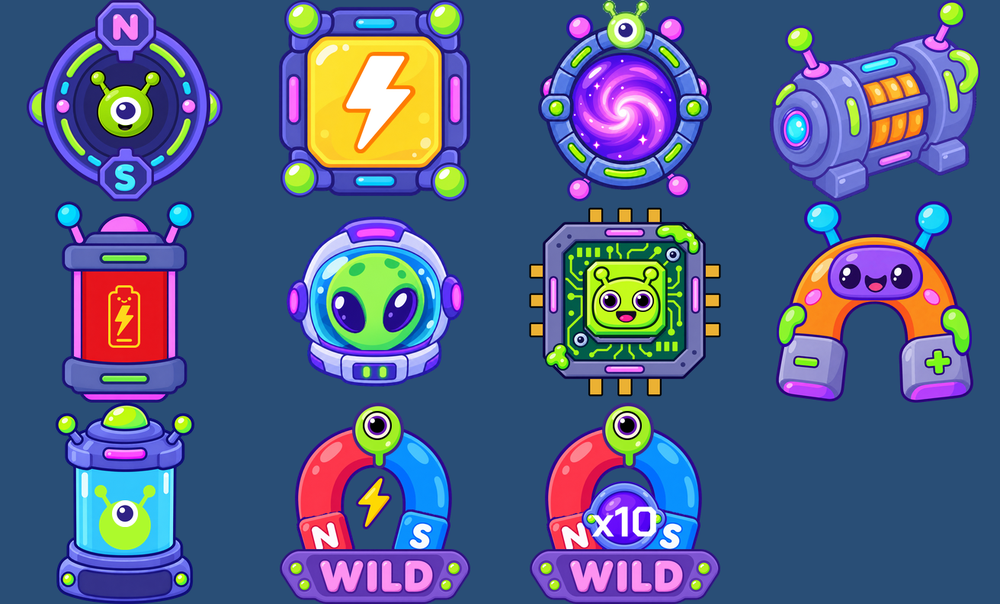
#> input picture apps/magnetic-2/art-src/verify_paytable_symbols.png, 1000 x 604 px, shrunk from 1312 x 792 before the run
$ python measure-win-board-bay.py ../art-src/verify_paytable_symbols.png
#> lines starting #> are read from the running program, lines starting #| are printed output that depends on the picture
#!/usr/bin/env python3
"""Measure the amount-plaque BAY of each win board art.

The bay is the flat dark region between the plaque's bright top rail and its bottom
ornament — the slot the win amount sits in. WinBoard.svelte drives BOTH the amount's
position and its font size from these numbers (TIER_BAY), so re-run this whenever the
board art is re-exported and paste the output into that table.

Detection: within the lower half of the art, find the longest contiguous run of rows
whose 95th-percentile luminance (over the central 36% of the width) stays below the
rail threshold. Percentile rather than mean because the bay carries a faint texture
and a coloured wash — only the metal rails are actually bright.

    python3 scripts/measure-win-board-bay.py static/assets/components/win_boards/*.webp
"""

import sys

import numpy as np
from PIL import Image

Image.MAX_IMAGE_PIXELS = None

RAIL_LUMA = 90  # above this the row/column is plaque frame, not bay


def measure(path):
#> called with path = '../art-src/verify_paytable_symbols.png'
    im = Image.open(path).convert('RGBA')
    W, H = im.size
#> W = 1000; H = 604
    a = np.asarray(im)
    alpha = a[..., 3] / 255.0
#> alpha: shape (604, 1000) float64; every value is 1
    rgb = a[..., :3].astype(np.float32)
    lum = (0.299 * rgb[..., 0] + 0.587 * rgb[..., 1] + 0.114 * rgb[..., 2]) * alpha
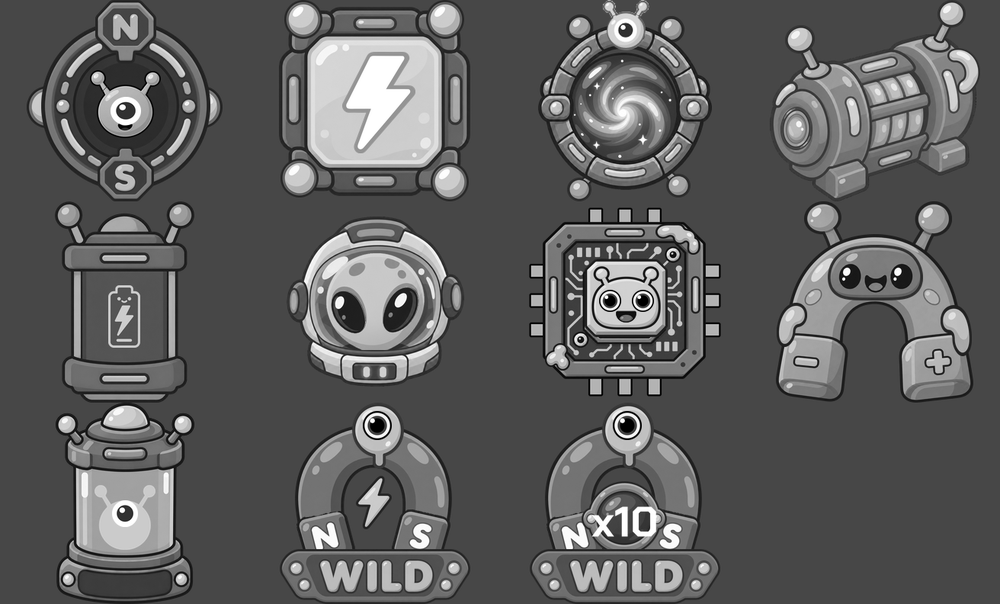
#> lum: shape (604, 1000) float64; min 0, max 255, mean 94.3

    solid = alpha > 0.5
#> solid: shape (604, 1000) bool; every value is 1
    cols_any, rows_any = solid.any(axis=0), solid.any(axis=1)
    x0, x1 = np.argmax(cols_any), W - 1 - np.argmax(cols_any[::-1])
#> x0 = 0; x1 = 999
    y0, y1 = np.argmax(rows_any), H - 1 - np.argmax(rows_any[::-1])
#> y0 = 0; y1 = 603

    p95 = np.percentile(lum[:, int(W * 0.32):int(W * 0.68)], 95, axis=1)
#> p95 = 604 values, max 255 at index 57, min 71.5 at index 199, mean 199.3
    dark = [y for y in range(int(H * 0.58), int(H * 0.97)) if p95[y] < RAIL_LUMA]
#> dark = [394, 395, 396, 397, 398, 399, 400, 401, 402, 403, 404, 405, 549, 550]
    if not dark:
        return None
    runs, cur = [], [dark[0]]
#> runs = []; cur = [394]
    for y in dark[1:]:
        if y == cur[-1] + 1:
            cur.append(y)
        else:
            runs.append(cur)
            cur = [y]
#> this loop made 13 passes
#> (y, cur) on pass 12: (549, [549])
#> y on passes 1 to 6: 395, 396, 397, 398, 399, 400
#> after the loop, runs = [[394, 395, 396, 397, 398, 399, 400, 401, 402, 403, 404, 405]]
    runs.append(cur)
    run = max(runs, key=len)
#> run = [394, 395, 396, 397, 398, 399, 400, 401, 402, 403, 404, 405]
    by0, by1 = run[0], run[-1]
#> by0 = 394; by1 = 405

    # Horizontal extent: columns that stay below the rail threshold across the bay rows.
    cp95 = np.percentile(lum[by0:by1 + 1, :], 95, axis=0)
#> cp95 = 1000 values, max 151.1 at index 111, min 71.5 at index 0, mean 81.98
    cx = (x0 + x1) // 2
#> cx = 499
    bx0, bx1 = cx, cx
#> bx0 = 499; bx1 = 499
    while bx0 > x0 and cp95[bx0 - 1] < RAIL_LUMA:
        bx0 -= 1
#> this loop made 334 passes
#> bx0 on passes 1 to 3: 498, 497, 496
#> after the loop, bx0 = 165
    while bx1 < x1 and cp95[bx1 + 1] < RAIL_LUMA:
        bx1 += 1
#> after the loop, bx1 = 798

    return dict(
        cy=((by0 + by1) / 2 - H / 2) / H,
        w=(bx1 - bx0 + 1) / W,
        h=(by1 - by0 + 1) / H,
    )


def main(paths):
    for p in paths:
        m = measure(p)
#> m = {'cy': 0.161, 'w': 0.634, 'h': 0.0199}
        name = p.rsplit('/', 1)[-1]
        if m is None:
            print(f'{name}: NO BAY FOUND')
            continue
        print(f"{name}: {{ cy: {m['cy']:.3f}, w: {m['w']:.3f}, h: {m['h']:.3f} }}")
#| verify_paytable_symbols.png: { cy: 0.161, w: 0.634, h: 0.020 }


if __name__ == '__main__':
    main(sys.argv[1:] or sys.exit(__doc__))
